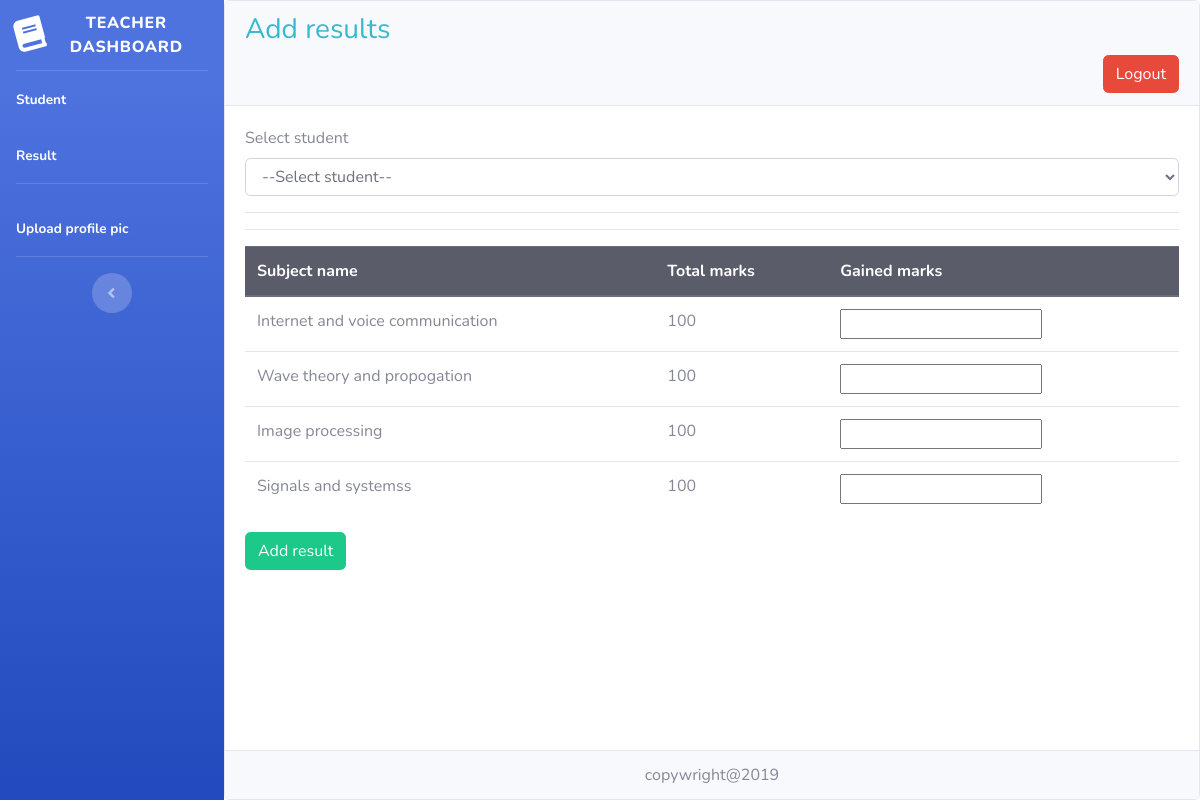
Screenshot of /teacheradd_result.php (signed in) with the database file from the repository.
### tables this page shows
CREATE TABLE `sms_subjects` (
  `id` int(11) NOT NULL,
  `semester` varchar(255) NOT NULL,
  `subject1` varchar(255) NOT NULL,
  `marks1` varchar(255) NOT NULL,
  `subject2` varchar(255) NOT NULL,
  `marks2` varchar(255) NOT NULL,
  `subject3` varchar(255) NOT NULL,
  `marks3` varchar(255) NOT NULL,
  `subject4` varchar(255) NOT NULL,
  `marks4` varchar(255) NOT NULL,
  `created_date` varchar(255) NOT NULL,
  `updated_date` varchar(255) NOT NULL
);

### teacheradd_result.php (the view, shortened to what this page needs)
<!DOCTYPE html>
<html>
<head>
</head>
<body>
  <?php
   include('includes/header.php');
   include('includes/navbar_teacher.php');
   require('sms_config.php');
   if(isset($_SESSION['teacher_unique_id'])){
    $id = $_SESSION['teacher_unique_id'];
   $select1 = "SELECT * FROM `sms_teacher_data` WHERE id='$id'";
   $query1 = mysqli_query($conn,$select1);
   $res1 = mysqli_fetch_assoc($query1);
   $sem = $res1['semester'];
 }
   ?>
<div class="card text-center w-100">
  <div class="card-header text-right">
    <div class="text-left d-inline text-info"><h3>Add results</h3></div>
    <div class="text-right"><a href="sms_logout.php" class="btn btn-danger">Logout</a></div>
  </div>
  <div class="card-body text-left">
    <form method="post" action="addresult_insert.php" onsubmit="return validation()">
          <div class="form-group">
            <label>Select student</label>
            <select class="form-control" name="student_id" id="stu">
              <option selected>--Select student--</option>
              <?php
                require('sms_config.php');
              ?>
            </select>
         </div>
         <hr><hr>
         <?php
              $select2 = "SELECT * FROM sms_subjects WHERE semester='$sem'";
              $query2 = mysqli_query($conn,$select2);
              $res2 = mysqli_fetch_assoc($query2);
         ?>
        <?php if(isset($res2['subject1'])){?>
         <table class="table">
            <thead class="thead-dark">
              <tr>
                <th scope="col">Subject name</th>
                <th scope="col">Total marks</th>
                <th scope="col">Gained marks</th>
              </tr>
            </thead>
            <tbody>
              <tr>
                <td><?php echo $res2['subject1'];?></td>
                <td id="totalmarks1"><?php echo $res2['marks1'];?></td>
                <td><input type="number" name="gainedmarks1" id="gainedmarks1"><br><span id="error1" class="text-danger font-weight-bold"></span></td>
              </tr>
              <tr>
                <td><?php echo $res2['subject2'];?></td>
                <td id="totalmarks2"><?php echo $res2['marks2'];?></td>
                <td><input type="number" name="gainedmarks2" id="gainedmarks2"><br><span id="error2" class="text-danger font-weight-bold"></span></td>
              </tr>
              <tr>
                <td><?php echo $res2['subject3'];?></td>
                <td id="totalmarks3"><?php echo $res2['marks3'];?></td>
                <td><input type="number" name="gainedmarks3" id="gainedmarks3"><br><span id="error3" class="text-danger font-weight-bold"></span></td>
              </tr>
              <tr>
                <td><?php echo $res2['subject4'];?></td>
                <td id="totalmarks4"><?php echo $res2['marks4'];?></td>
                <td><input type="number" name="gainedmarks4" id="gainedmarks4"><br><span id="error4" class="text-danger font-weight-bold"></span></td>
              </tr>
            </tbody>
          </table>
          <input type="submit" name="add_result" class="btn btn-success" value="Add result">
          <?php }else{?>
          <h4>Subjects are not uploaded</h4>
        <?php }?>
        </form>
  </div>
<div class="card-footer text-muted">
    copywright@2019
  </div>
</div>
  <?php
  include('includes/footer.php');
  ?>
</body>
</html>

### rows the page displays
sms_subjects: subject1 "Internet and voice communication", marks1 "100", subject2 "Wave theory and propogation", marks2 "100", subject3 "Image processing", marks3 "100", subject4 "Signals and systemss", marks4 "100"
